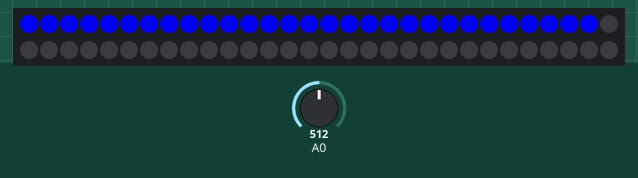
The sketch below on a simulated Arduino Uno, built with avr-gcc and run on an emulated ATmega328P. On the bench: 60 RGB LEDs in strip order, left to right, continuing on the next row. Inputs (shaded band) come from the test bench; at power-on: A0 = 512. What the sketch prints to the serial monitor is not drawn.

Above: at 1.2 s.
1.3 s: A0 set to 0
At 2.3 s:
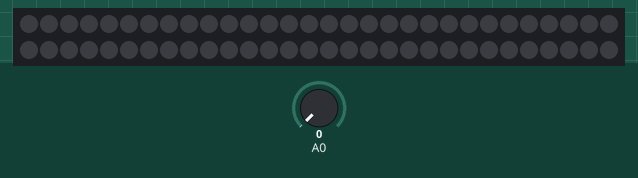
2.8 s: A0 set to 1023
At 3.7 s:
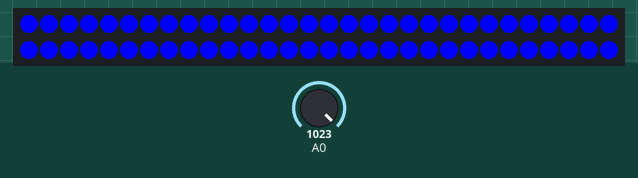
4.3 s: A0 set to 900
Timing chart, 0 to 7.3 s (numbered marks = the images above; inputs shaded):
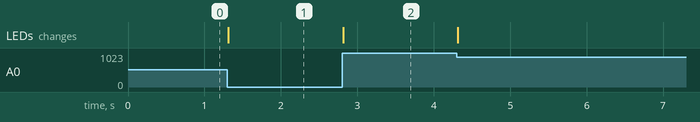

The sketch:

ledworkshop_jwr_simpleexample.ino
```cpp
#include <FastLED.h>
#define NUM_LEDS 60
#define DATA_PIN 10

CRGB leds[NUM_LEDS];


void setup() {
     FastLED.addLeds<NEOPIXEL, DATA_PIN>(leds, NUM_LEDS);
     Serial.begin(9600);
     pinMode(A0,INPUT);
 }

 void loop() {
        int val = analogRead(A0);
        Serial.println(val);
        int numLedsToLight = constrain(map(val, 60, 970, 0, NUM_LEDS), 0, NUM_LEDS);
        Serial.println(numLedsToLight);

        // First, clear the existing led values
        FastLED.clear();
        for(int led = 0; led < numLedsToLight; led++) {
            leds[led] = CRGB::Blue;
        }
        FastLED.show();
    }
```

Measured:
- after the input at 1.3 s, the LEDs: change at once (image 1)
- after the input at 2.8 s, the LEDs: change at once (image 2)
